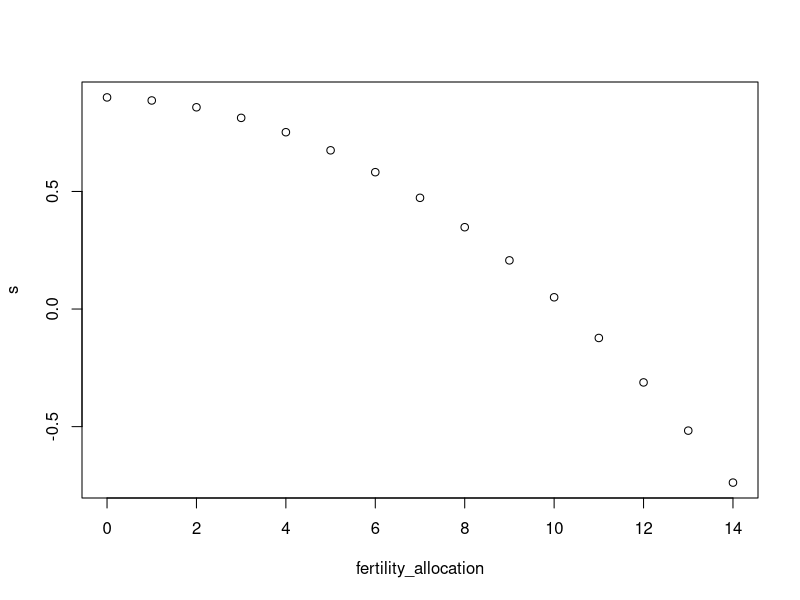
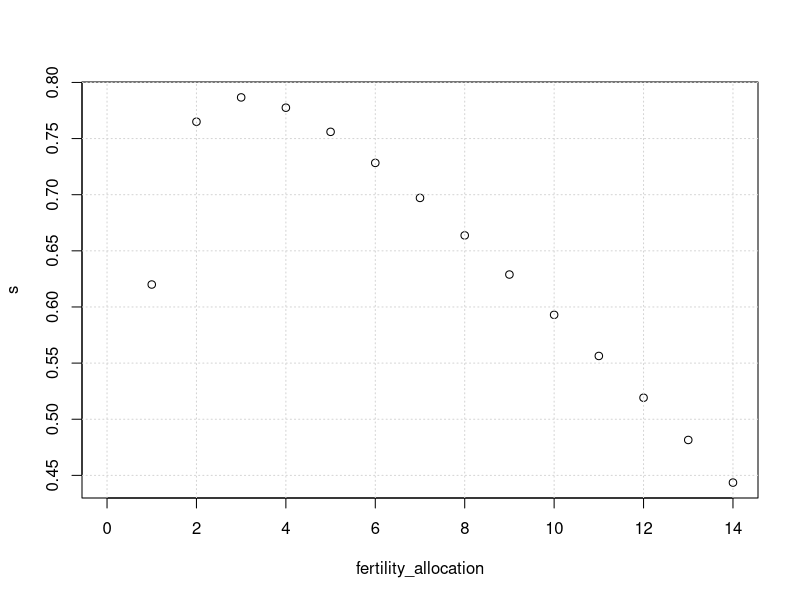
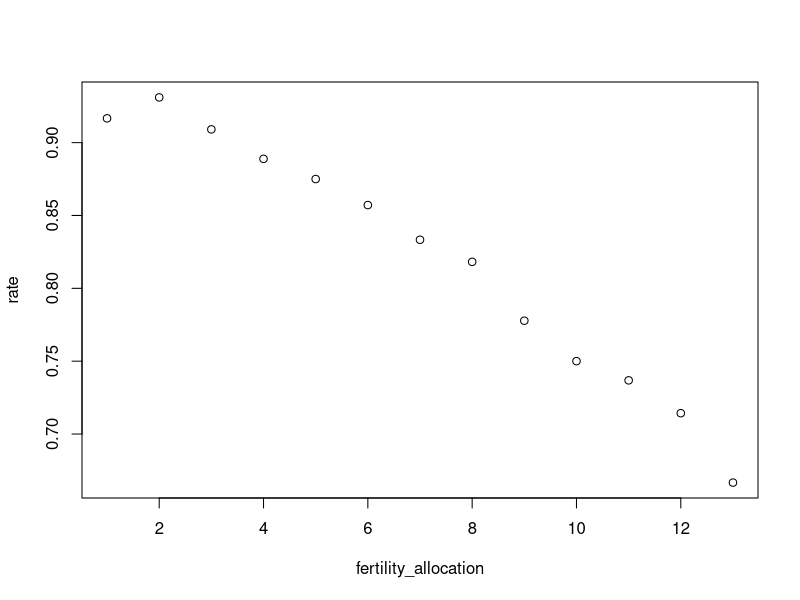
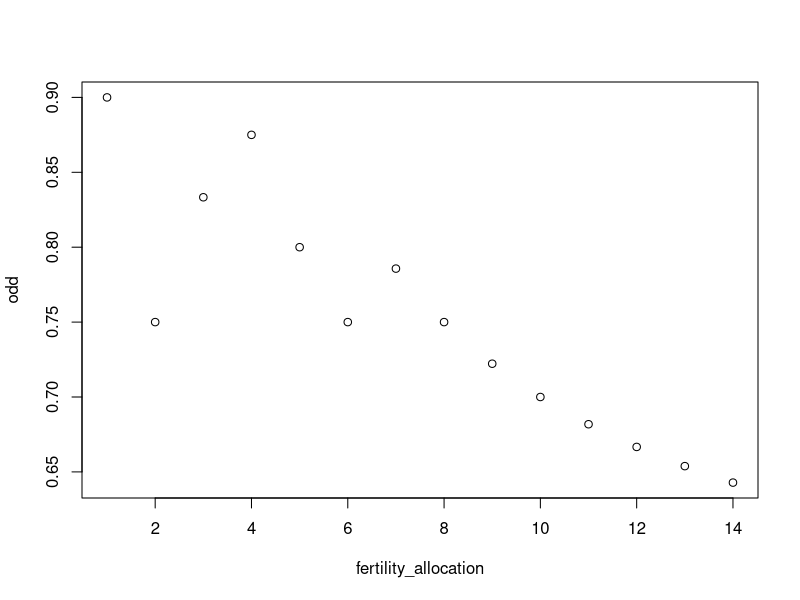
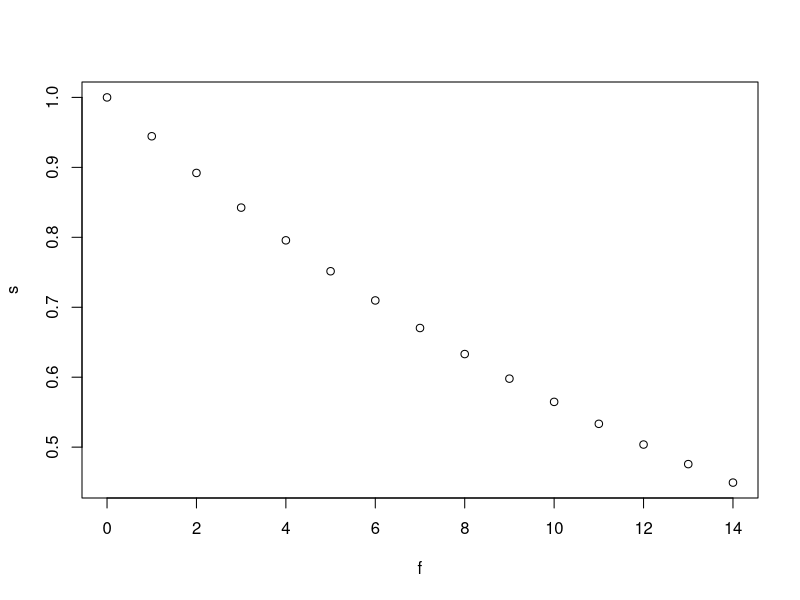
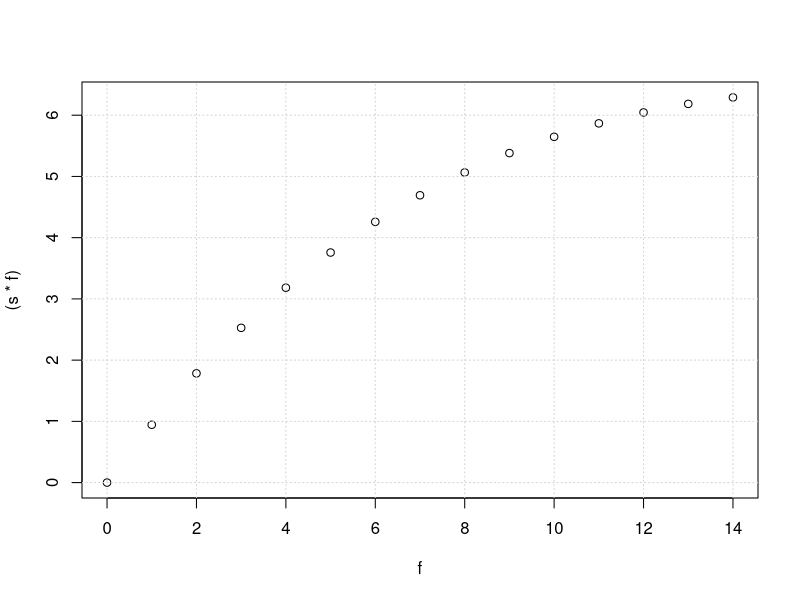

Source code (R) for these figures, in order: (Note: this script raises an error after producing the figures.)
# this script visualize the relationship between offspring survival (success/rate) and fertility allocation # nolint

rm(list = ls())

# parameters
max_num_offspring <- 14
fertility_allocation <- seq(0, 14)
survival_birth <- 0.95
death_birth <- 1 - survival_birth

# option 1: death rate as a linear function of fertility allocation
# death_rate <- (1 - survival_birth) + survival_birth * fertility_allocation / max_num_offspring # nolintr

# option 2: death rate as a concave function of fertility allocation
death_rate <- 1 - survival_birth ^ fertility_allocation

# option 3:
s <- 0.9 - 0.005 * fertility_allocation - 0.008 * fertility_allocation^2

plot(s ~ fertility_allocation)


# Option 4:
fertility_allocation <- seq(0, 14)
s <- -0.99 + 1.23 * fertility_allocation - 0.06 * fertility_allocation^2

s <- -0.37 + 1.03 * fertility_allocation - 0.04 * fertility_allocation^2

s <- s / fertility_allocation

plot(s ~ fertility_allocation)
grid()


# Option 5:
odd <- c(12, 14.5, 11, 9, 8, 7, 6, 5.5, 4.5, 4, 3.8, 3.5, 3)
rate <- 1 - (1 / odd)
fertility_allocation <- seq(1, 13)

lm(rate ~ fertility_allocation + I(fertility_allocation ^ 2))
plot(rate ~ fertility_allocation)

fertility_allocation <- seq(1, 14)
odd <- c(0.9, 1.5, 2.5, 3.5, 4, 4.5, 5.5, 6, 6.5, 7, 7.5, 8, 8.5, 9)
odd <- odd/fertility_allocation
plot(odd ~ fertility_allocation)

# 6
f <- seq(0, 14)
s <- exp(0.8 * (-f/14))
plot(s ~ f)
plot((s * f) ~ f)
grid()

# plot the relationship
# pdf(file = "./figures/density_dependent_death.pdf")
plot(death_rate ~ fertility_allocation, type = "l", xlab = "Fertility Allocation", ylab = "Death Rate", main = "Density-Dependent Death Rate", ylim = c(0, 1))
points(death_rate ~ fertility_allocation, pch = 19)
grid(col = "gray", lty = "dotted")
# dev.off()

# compare effects of different survival rates
# survival_birth <- seq(0, 1, 0.1)
# for (s in survival_birth) {
#    death_rate <- 1 - s ^ fertility_allocation
#    lines(death_rate ~ fertility_allocation, lty = s * 10)
# }